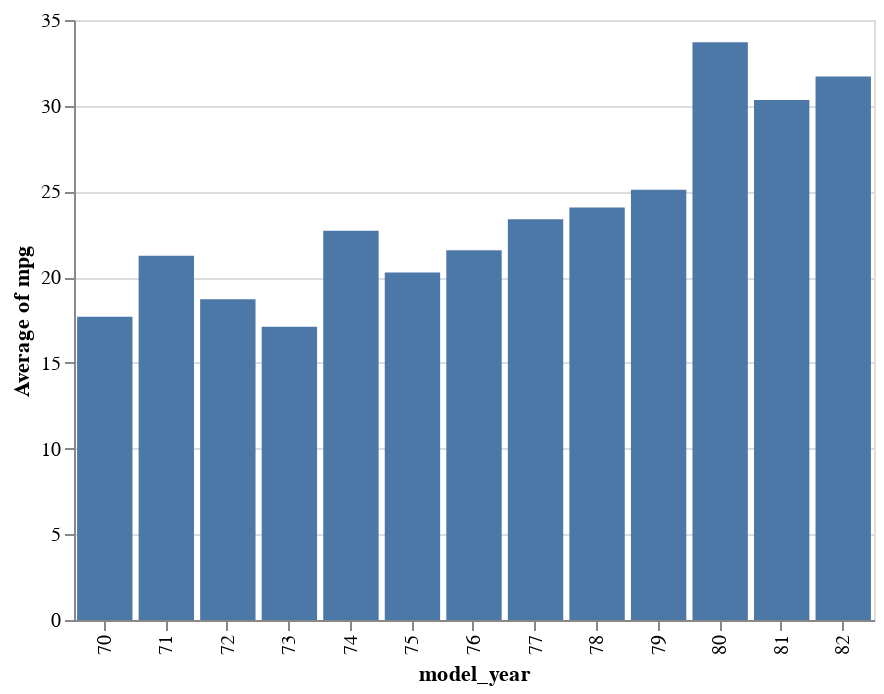

Notebook code for this chart:
### Code cell
alt.Chart(mpg).mark_bar().encode(
    x='model_year:O',
    y='average(mpg):Q'
)

### Figure 1 — Vega-Lite specification as saved in the notebook (floating-point values rounded to 4 significant figures; data arrays with more than 128 entries replaced by an {"elided": "..."} marker saying what was removed)
{"$schema": "https://vega.github.io/schema/vega-lite/v3.4.0.json", "config": {"mark": {"tooltip": null}, "view": {"height": 300, "width": 400}}, "data": {"name": "data-f1198cc0481ad698d7dc4699e0a3efa7"}, "datasets": {"data-f1198cc0481ad698d7dc4699e0a3efa7": {"elided": "398 records"}}, "encoding": {"x": {"field": "model_year", "type": "ordinal"}, "y": {"aggregate": "average", "field": "mpg", "type": "quantitative"}}, "mark": "bar"}
